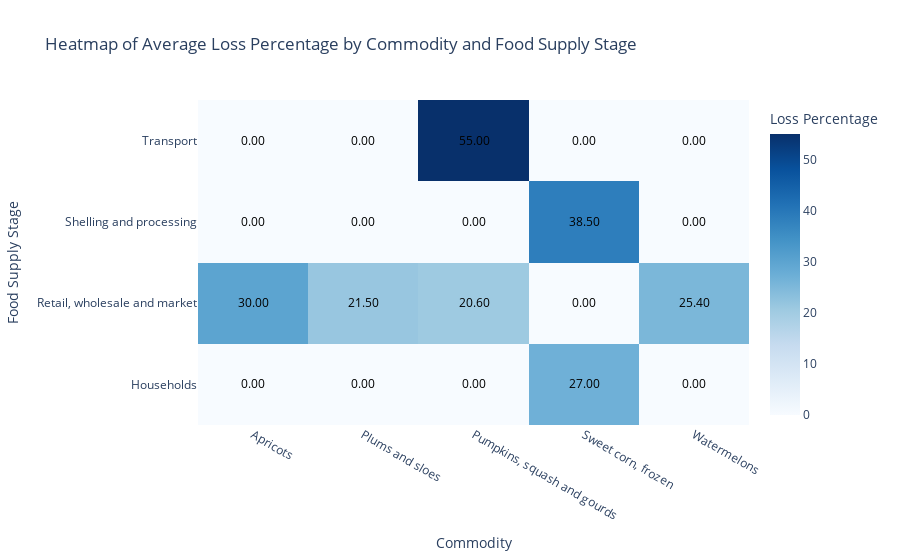

Notebook code cell kept with this figure:
### Code cell
# Define the variable "melted_pivot" by melting the "pivot_table_loss_percentage" dataframe
melted_pivot = pivot_table_loss_percentage.reset_index().melt(id_vars=['food_supply_stage'], var_name='commodity', value_name='loss_percentage')

# Heatmap for average loss percentage by commodity and stage with lighter colors and values
fig = px.density_heatmap(melted_pivot, x='commodity', y='food_supply_stage', z='loss_percentage',
                         color_continuous_scale='Blues', title='Heatmap of Average Loss Percentage by Commodity and Food Supply Stage',
                         labels={'commodity': 'Commodity', 'food_supply_stage': 'Food Supply Stage', 'loss_percentage': 'Average Loss Percentage'})

# Update layout for lighter colors and add annotations
fig.update_layout(coloraxis_colorbar=dict(title='Loss Percentage'))
fig.update_traces(texttemplate='%{z:.2f}', textfont_size=12, textfont_color='black', hovertemplate='Commodity: %{x}<br>Stage: %{y}<br>Loss Percentage: %{z:.2f}')

fig.show()

### Figure 1 — Plotly figure (JSON) as saved in the notebook; plotly's stock layout.template omitted (floating-point values rounded to 4 significant figures)
{"data": [{"coloraxis": "coloraxis", "histfunc": "sum", "hovertemplate": "Commodity: %{x}<br>Stage: %{y}<br>Loss Percentage: %{z:.2f}", "name": "", "textfont": {"color": "black", "size": 12}, "texttemplate": "%{z:.2f}", "type": "histogram2d", "x": ["Apricots", "Apricots", "Apricots", "Apricots", "Plums and sloes", "Plums and sloes", "Plums and sloes", "Plums and sloes", "Pumpkins, squash and gourds", "Pumpkins, squash and gourds", "Pumpkins, squash and gourds", "Pumpkins, squash and gourds", "Sweet corn, frozen", "Sweet corn, frozen", "Sweet corn, frozen", "Sweet corn, frozen", "Watermelons", "Watermelons", "Watermelons", "Watermelons"], "xaxis": "x", "xbingroup": "x", "y": ["Households", "Retail, wholesale and market", "Shelling and processing", "Transport", "Households", "Retail, wholesale and market", "Shelling and processing", "Transport", "Households", "Retail, wholesale and market", "Shelling and processing", "Transport", "Households", "Retail, wholesale and market", "Shelling and processing", "Transport", "Households", "Retail, wholesale and market", "Shelling and processing", "Transport"], "yaxis": "y", "ybingroup": "y", "z": [null, 30, null, null, null, 21.5, null, null, null, 20.6, null, 55, 27, null, 38.5, null, null, 25.4, null, null]}], "layout": {"coloraxis": {"colorbar": {"title": {"text": "Loss Percentage"}}, "colorscale": [[0, "rgb(247,251,255)"], [0.125, "rgb(222,235,247)"], [0.25, "rgb(198,219,239)"], [0.375, "rgb(158,202,225)"], [0.5, "rgb(107,174,214)"], [0.625, "rgb(66,146,198)"], [0.75, "rgb(33,113,181)"], [0.875, "rgb(8,81,156)"], [1, "rgb(8,48,107)"]]}, "legend": {"tracegroupgap": 0}, "title": {"text": "Heatmap of Average Loss Percentage by Commodity and Food Supply Stage"}, "xaxis": {"anchor": "y", "domain": [0, 1], "title": {"text": "Commodity"}}, "yaxis": {"anchor": "x", "domain": [0, 1], "title": {"text": "Food Supply Stage"}}}}
